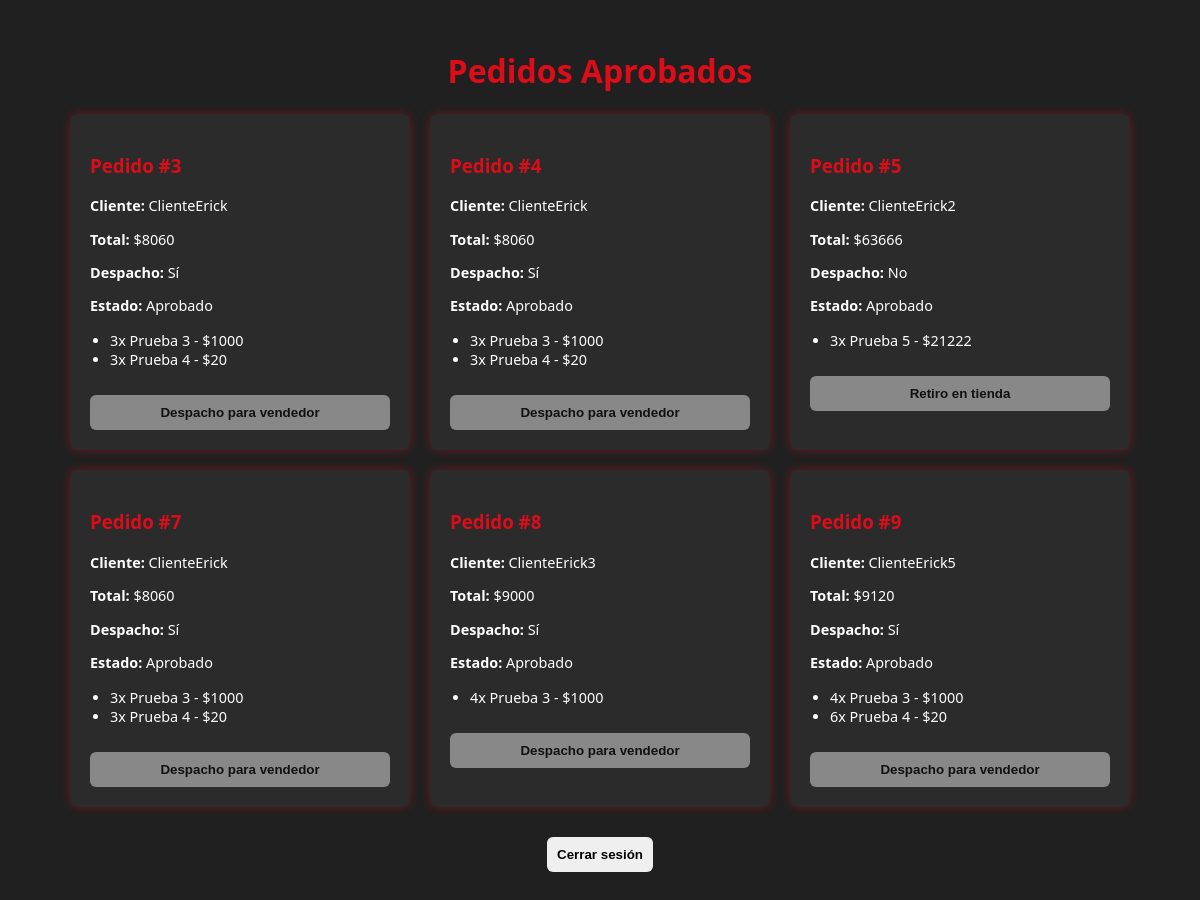
/api/venta/bodeguero_site/, run on an earlier commit of the app's database.
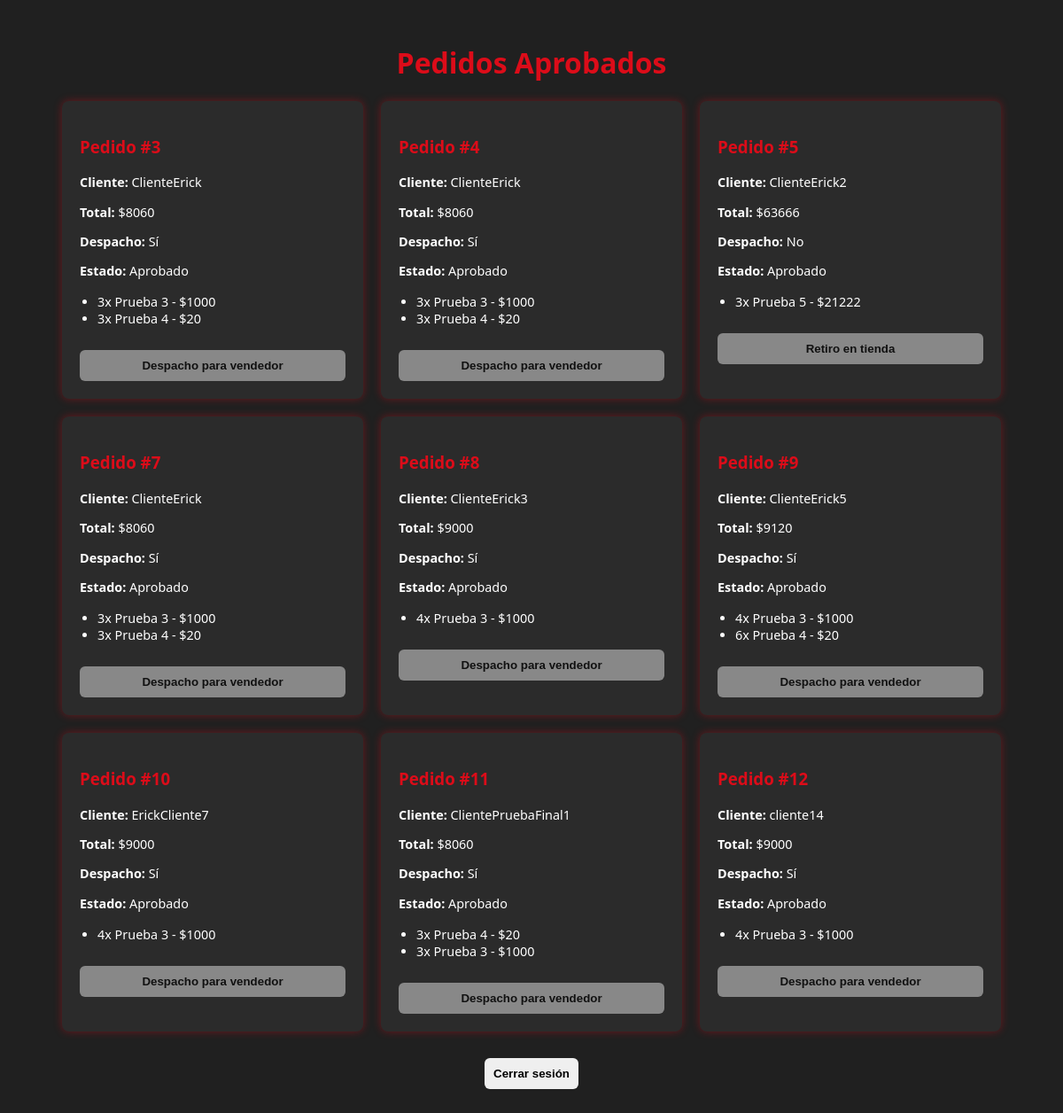
And on a later commit of the database.
### api_venta/models.py (models this page shows, shortened)
class Pedido(models.Model):
    usuario = models.ForeignKey(
        settings.AUTH_USER_MODEL,
        on_delete=models.CASCADE,
        related_name='pedidos'
    )
    fecha = models.DateTimeField(
        auto_now_add=True,
        help_text="Fecha y hora en que se creó el pedido."
    )
    productos = models.JSONField(
        help_text="Copia exacta del carrito en el momento del pedido."
    )
    total = models.IntegerField(
        help_text="Total a pagar por el pedido (en la moneda local)."
    )
    despacho = models.BooleanField(
        default=False,
        help_text="Indica si el pedido incluye despacho a domicilio."
    )
    aprobado = models.BooleanField(
        null=True,
        help_text="Estado de aprobación: None=pending, True=approved, False=rejected."
    )
    preparado = models.BooleanField(
        default=False,
        help_text="Indica si el pedido fue preparado."
    )
    entregado = models.BooleanField(
        default=False,
        help_text="Indica si el pedido fue entregado al cliente."
    )
    pagado = models.BooleanField(
        default=False,
        help_text="Indica si el pedido fue pagado."
    )
    @property
    def estado(self):
        if self.aprobado is None:
            return "Pendiente"
        elif self.aprobado is True:
            return "Aprobado"
        elif self.preparado is False:
            return "Rechazado"
        else:
            return "Listo para " + ("despacho" if self.despacho else "retiro")

### api_usuario/models.py (models this page shows, shortened)
class Usuario(AbstractBaseUser, PermissionsMixin):
    TIPO_USUARIO = (
        ('cliente', 'Cliente'),
        ('vendedor', 'Vendedor'),
        ('bodeguero', 'Bodeguero'),
        ('contador', 'Contador'),
        ('administrador', 'Administrador'),
    )
    nombre = models.CharField(max_length=100, unique=True)              # Nombre único (usado para login)
    email = models.EmailField(null=True, blank=True)                    # Correo electrónico
    direccion = models.CharField(max_length=255, null=True, blank=True) # Dirección física
    tipo_usuario = models.CharField(max_length=20, choices=TIPO_USUARIO) # Rol del usuario en el sistema
    is_active = models.BooleanField(default=True)   # ¿Está activo el usuario?
    is_staff = models.BooleanField(default=False)   # ¿Tiene acceso al admin de Django?
    must_change_password = models.BooleanField(default=True)
    USERNAME_FIELD = 'nombre'       # Campo que se usará para iniciar sesión
    REQUIRED_FIELDS = ['email']     # Campos obligatorios al crear un superusuario
    objects = UsuarioManager()

### api_venta/views.py (the view)
# urls.py: path('bodeguero_site/', views.bodeguero_site, name='bodeguero_site'),
def bodeguero_site(request):
    pedidos = Pedido.objects.filter(aprobado=True)
    return render(request, 'api_venta/bodeguero_site.html', {'pedidos': pedidos})

### api_venta/templates/api_venta/bodeguero_site.html (shortened to what this page needs)
{% load static %}
<!DOCTYPE html>
<html lang="es">
<head>
  <link rel="stylesheet" href="{% static 'api_venta/css/bodeguero_site.css' %}">
</head>
<body>
<h1>Pedidos Aprobados</h1>
{% if pedidos %}
  <div class="contenedor-pedidos">
    {% for pedido in pedidos %}
      <div class="card-pedido">
        <h3>Pedido #{{ pedido.id }}</h3>
        <p><strong>Cliente:</strong> {{ pedido.usuario.nombre }}</p>
        <p><strong>Total:</strong> ${{ pedido.total }}</p>
        <p><strong>Despacho:</strong> {{ pedido.despacho|yesno:"Sí,No" }}</p>
        <p><strong>Estado:</strong> {{ pedido.estado }}</p>
        <ul>
          {% for item in pedido.productos %}
            <li>{{ item.cantidad }}x {{ item.nombre }} - ${{ item.precio }}</li>
          {% endfor %}
        </ul>
        {% if not pedido.preparado %}
          <form method="post" action="{% url 'preparar_pedido' pedido.id %}">
            {% csrf_token %}
            <button type="submit" class="btn-preparar">Preparar pedido</button>
          </form>
        {% else %}
          {% if pedido.despacho %}
            <button disabled class="btn-despacho">Despacho para vendedor</button>
          {% else %}
            <button disabled class="btn-retiro">Retiro en tienda</button>
          {% endif %}
        {% endif %}
      </div>
    {% endfor %}
        <form method="POST" action="{% url 'logout' %}">
          <button type="submit">Cerrar sesión</button>
        </form>
  </div>
{% else %}
  <p class="mensaje-vacio">No hay pedidos aprobados.</p>
{% endif %}
</body>
</html>

What changed in the data, as far as the page shows it:
added Pedido: id "10", usuario.nombre "ErickCliente7", total "9000", despacho "Sí", estado "Aprobado", cantidad "4", nombre "Prueba 3", precio "1000", preparado "Despacho para vendedor"
added Pedido: id "11", usuario.nombre "ClientePruebaFinal1", total "8060", despacho "Sí", estado "Aprobado", cantidad "3" "3", nombre "Prueba 4" "Prueba 3", precio "20" "1000", preparado "Despacho para vendedor"
added Pedido: id "12", usuario.nombre "cliente14", total "9000", despacho "Sí", estado "Aprobado", cantidad "4", nombre "Prueba 3", precio "1000", preparado "Despacho para vendedor"
